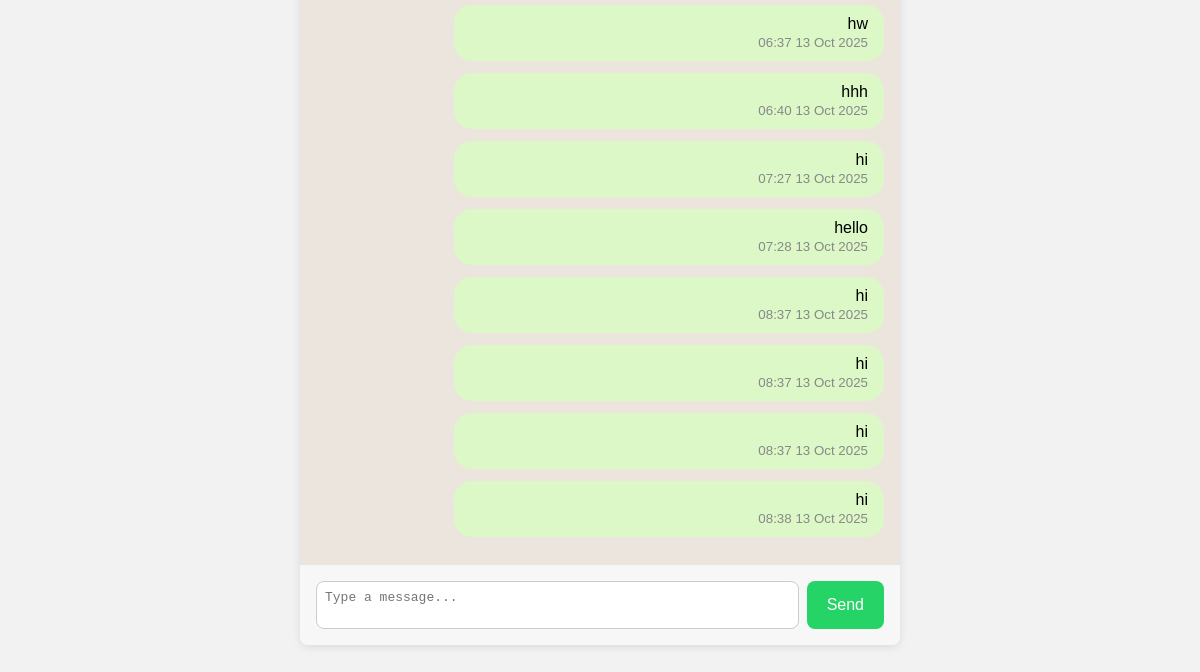
/chat/9799263666/ (signed in, lower part), run on an earlier commit of the app's database.
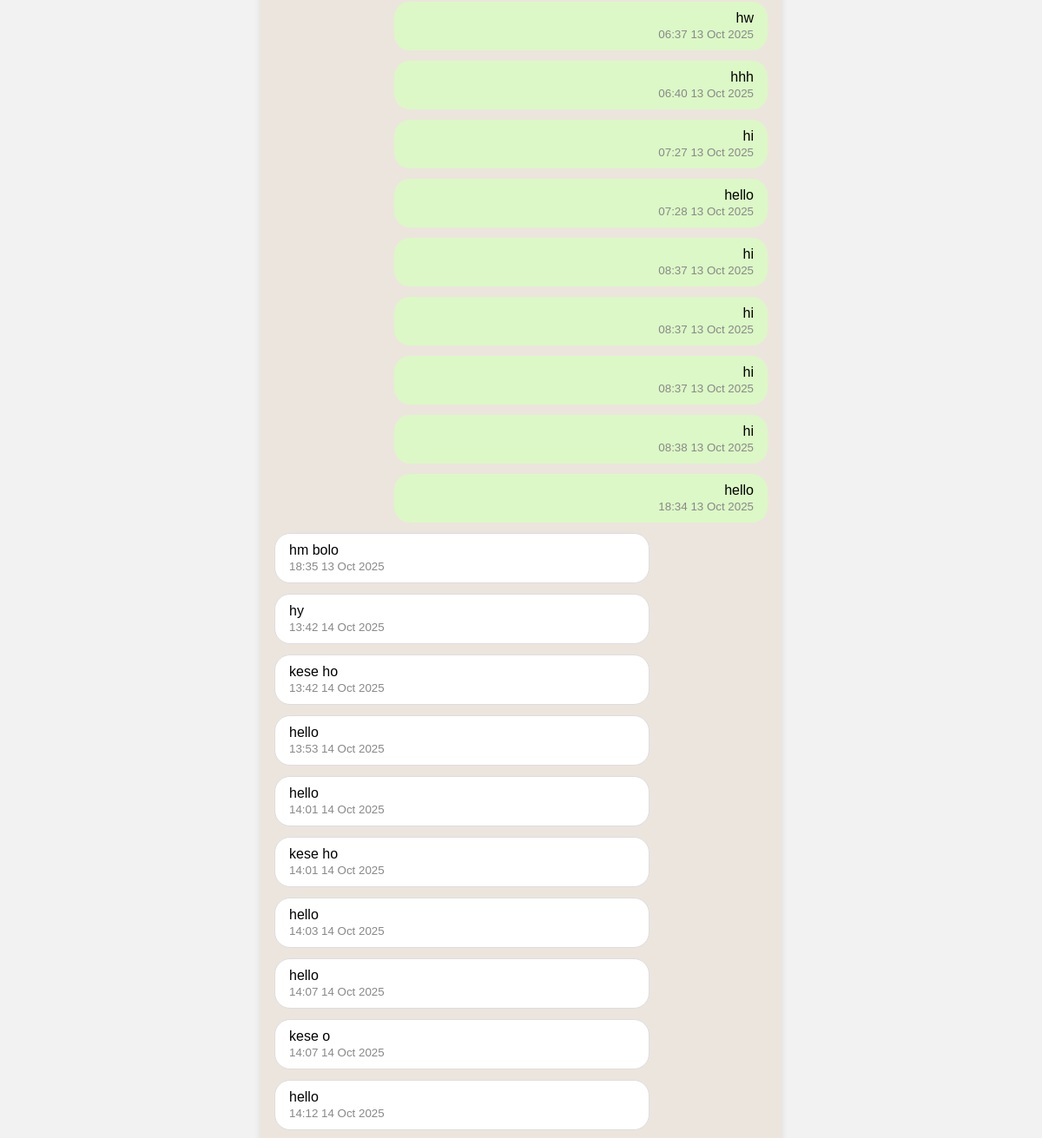
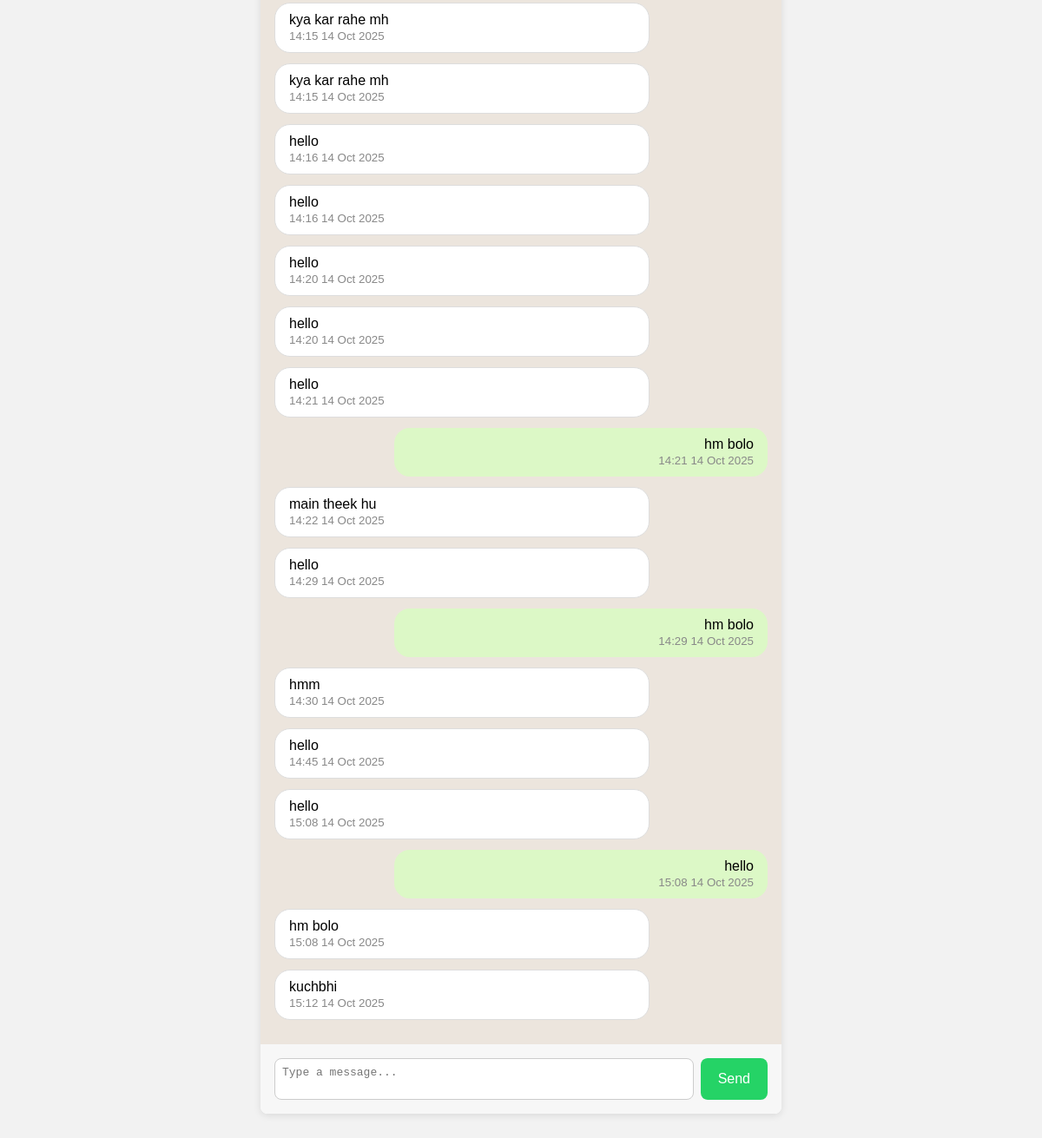
And on a later commit of the database (2 pictures, top to bottom).
### chat/models.py (models this page shows, shortened)
class ChatMessage(models.Model):
	sender = models.ForeignKey(ChatUser, related_name='sent_chat_messages', on_delete=models.CASCADE)
	receiver = models.ForeignKey(ChatUser, related_name='received_chat_messages', on_delete=models.CASCADE)
	content = models.TextField()
	timestamp = models.DateTimeField(auto_now_add=True)
	is_delivered = models.BooleanField(default=False)
	is_seen = models.BooleanField(default=False)

### chat/views.py (the view)
# urls.py: path('chat/<str:username>/', views.chat_view, name='chat'),
def chat_view(request, username):
	user = get_logged_in_user(request)
	if not user:
		return redirect('login')
	receiver = get_object_or_404(ChatUser, number=username)
	messages = ChatMessage.objects.filter(
		(Q(sender=user) & Q(receiver=receiver)) |
		(Q(sender=receiver) & Q(receiver=user))
	).order_by('timestamp')
	ids = sorted([str(user.id), str(receiver.id)])
	room_name = '_'.join(ids)
	if request.method == 'POST':
		content = request.POST.get('content')
		if content:
			ChatMessage.objects.create(sender=user, receiver=receiver, content=content)
		return redirect('chat', username=receiver.number)
	return render(request, 'chat_app/chat.html', {
		'receiver': receiver,
		'messages': messages,
		'current_user': user,
		'room_name': room_name,
	})

### chat/views.py (called while the page is built)
def get_logged_in_user(request):
	user_id = request.session.get('chat_user_id')
	if not user_id:
		return None
	try:
		return ChatUser.objects.get(id=user_id)
	except ChatUser.DoesNotExist:
		return None

### chat/templates/chat_app/chat.html (shortened to what this page needs)
{% extends 'chat_app/base.html' %}
{% block content %}
<div class="chat-container"
     style="max-width:600px;margin:20px auto;background:#fff;border-radius:8px;box-shadow:0 2px 8px rgba(0,0,0,0.1);display:flex;flex-direction:column;height:70vh;">
    <div class="chat-messages" id="chat-messages"
         style="flex:1;padding:16px;overflow-y:auto;background:#ece5dd;">
        {% for msg in messages %}
            <div class="message {% if msg.sender.id == current_user.id %}sent{% else %}received{% endif %}"
                 style="margin-bottom:12px;max-width:70%;padding:10px 16px;border-radius:18px;clear:both;
                        {% if msg.sender.id == current_user.id %}background:#dcf8c6;margin-left:auto;text-align:right;
                        {% else %}background:#fff;margin-right:auto;text-align:left;border:1px solid #ddd;
                        {% endif %}">
                <div>{{ msg.content|linebreaksbr }}</div>
                <small style="color:#888;">{{ msg.timestamp|date:"H:i d M Y" }}</small>
            </div>
        {% empty %}
            <div style="text-align:center;color:#888;">No messages yet.</div>
        {% endfor %}
    </div>
    <form id="chat-form" method="post" class="chat-input"
          style="display:flex;padding:16px;background:#f7f7f7;border-bottom-left-radius:8px;border-bottom-right-radius:8px;">
        <textarea id="chat-message-input" name="content" rows="2" placeholder="Type a message..." required
                  style="flex:1;resize:none;border-radius:8px;border:1px solid #ccc;padding:8px;font-size:1em;"></textarea>
        <button id="chat-message-submit" type="submit"
                style="background:#25d366;color:#fff;border:none;border-radius:8px;padding:8px 20px;margin-left:8px;font-size:1em;cursor:pointer;">
            Send
        </button>
    </form>
</div>
{% endblock %}

What changed in the data, as far as the page shows it:
added ChatMessage: content "hello", timestamp "18:34 13 Oct 2025"
added ChatMessage: content "hm bolo", timestamp "18:35 13 Oct 2025"
added ChatMessage: content "hy", timestamp "13:42 14 Oct 2025"
added ChatMessage: content "kese ho", timestamp "13:42 14 Oct 2025"
added ChatMessage: content "hello", timestamp "13:53 14 Oct 2025"
added ChatMessage: content "hello", timestamp "14:01 14 Oct 2025"
added ChatMessage: content "kese ho", timestamp "14:01 14 Oct 2025"
added ChatMessage: content "hello", timestamp "14:03 14 Oct 2025"
added ChatMessage: content "hello", timestamp "14:07 14 Oct 2025"
added ChatMessage: content "kese o", timestamp "14:07 14 Oct 2025"
added ChatMessage: content "hello", timestamp "14:12 14 Oct 2025"
added ChatMessage: content "kya kar rahe mh", timestamp "14:15 14 Oct 2025"
added ChatMessage: content "kya kar rahe mh", timestamp "14:15 14 Oct 2025"
added ChatMessage: content "hello", timestamp "14:16 14 Oct 2025"
added ChatMessage: content "hello", timestamp "14:16 14 Oct 2025"
added ChatMessage: content "hello", timestamp "14:20 14 Oct 2025"
added ChatMessage: content "hello", timestamp "14:20 14 Oct 2025"
added ChatMessage: content "hello", timestamp "14:21 14 Oct 2025"
added ChatMessage: content "hm bolo", timestamp "14:21 14 Oct 2025"
added ChatMessage: content "main theek hu", timestamp "14:22 14 Oct 2025"
added ChatMessage: content "hello", timestamp "14:29 14 Oct 2025"
added ChatMessage: content "hm bolo", timestamp "14:29 14 Oct 2025"
added ChatMessage: content "hmm", timestamp "14:30 14 Oct 2025"
added ChatMessage: content "hello", timestamp "14:45 14 Oct 2025"
added ChatMessage: content "hello", timestamp "15:08 14 Oct 2025"
added ChatMessage: content "hello", timestamp "15:08 14 Oct 2025"
added ChatMessage: content "hm bolo", timestamp "15:08 14 Oct 2025"
added ChatMessage: content "kuchbhi", timestamp "15:12 14 Oct 2025"
